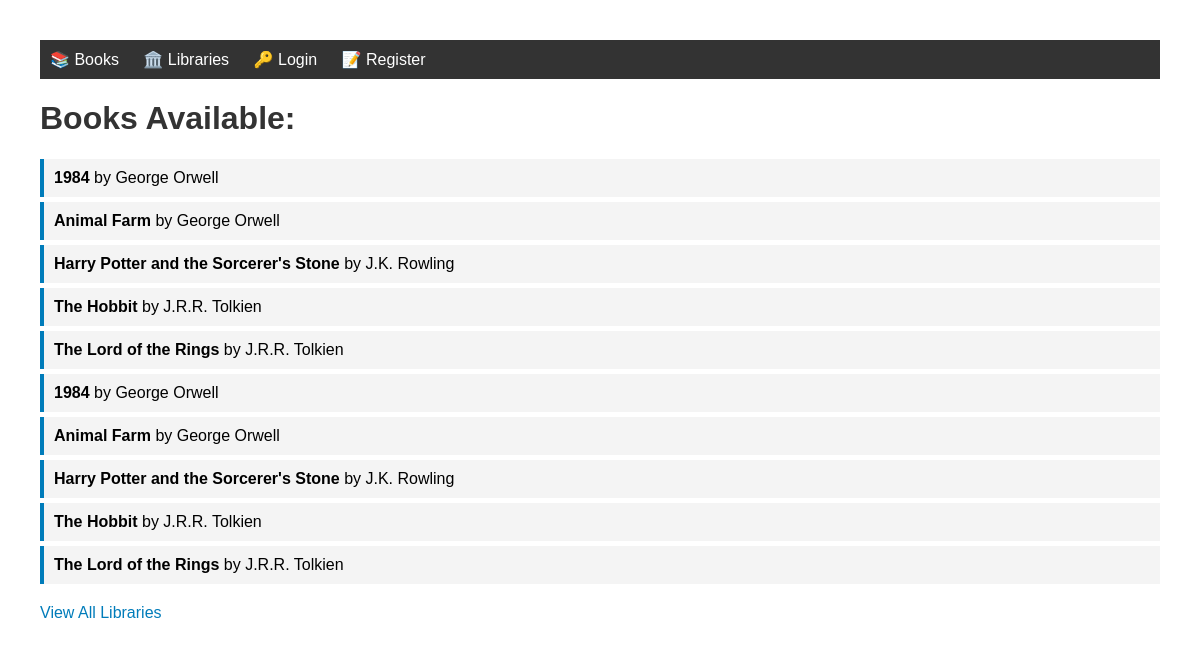
Page /relationship/books/ on the committed database.
### relationship_app/models.py (models this page shows, shortened)
class Book(models.Model):
    title = models.CharField(max_length=200)
    author = models.ForeignKey(Author, on_delete=models.CASCADE, related_name='books')
    class Meta:
        permissions = [
            ("can_add_book", "Can add book"),
            ("can_change_book", "Can change book"),
            ("can_delete_book", "Can delete book"),
        ]

class Author(models.Model):
    name = models.CharField(max_length=100)

### relationship_app/views.py (the view)
# urls.py: path('books/', views.list_books, name='list_books'),
def list_books(request):
    books = Book.objects.all().select_related('author')
    return render(request, 'relationship_app/list_books.html', {
        'books': books,
        'can_add_book': request.user.has_perm('relationship_app.can_add_book')
    })

### relationship_app/templates/relationship_app/list_books.html (shortened to what this page needs)
<!DOCTYPE html>
<html lang="en">
<head>
</head>
<body>
   <nav style="background: #333; padding: 10px; margin-bottom: 20px;">
    <div style="max-width: 1200px; margin: 0 auto;">
        <a href="{% url 'relationship_app:list_books' %}" style="color: white; text-decoration: none; margin-right: 20px;">📚 Books</a>
        <a href="{% url 'relationship_app:library_list' %}" style="color: white; text-decoration: none; margin-right: 20px;">🏛️ Libraries</a>
        {% if user.is_authenticated %}
            {% if user.profile.role == 'admin' %}
                <a href="{% url 'relationship_app:admin_view' %}" style="color: white; text-decoration: none; margin-right: 20px;">🛡️ Admin</a>
                <a href="{% url 'relationship_app:manage_roles' %}" style="color: white; text-decoration: none; margin-right: 20px;">⚙️ Manage Roles</a>
            {% elif user.profile.role == 'librarian' %}
                <a href="{% url 'relationship_app:librarian_view' %}" style="color: white; text-decoration: none; margin-right: 20px;">📖 Librarian</a>
            {% elif user.profile.role == 'member' %}
                <a href="{% url 'relationship_app:member_view' %}" style="color: white; text-decoration: none; margin-right: 20px;">👤 Member</a>
            {% endif %}
            <a href="{% url 'relationship_app:profile' %}" style="color: white; text-decoration: none; margin-right: 20px;">👤 {{ user.username }}</a>
            <a href="{% url 'relationship_app:logout' %}" style="color: white; text-decoration: none; margin-right: 20px;">🚪 Logout</a>
        {% else %}
            <a href="{% url 'relationship_app:login' %}" style="color: white; text-decoration: none; margin-right: 20px;">🔑 Login</a>
            <a href="{% url 'relationship_app:register' %}" style="color: white; text-decoration: none; margin-right: 20px;">📝 Register</a>
        {% endif %}
    </div>
</nav>
    <h1>Books Available:</h1>
    <ul>
        {% for book in books %}
        <li><strong>{{ book.title }}</strong> by {{ book.author.name }}</li>
        {% empty %}
        <li>No books available.</li>
        {% endfor %}
    </ul>
    <div style="margin-top: 20px;">
        <a href="{% url 'relationship_app:library_list' %}">View All Libraries</a>
    </div>
</body>
</html>

### relationship_app/templates/relationship_app/list_books.html (style rules this page uses)
body { font-family: Arial, sans-serif; margin: 40px; }
h1 { color: #333; }
ul { list-style-type: none; padding: 0; }
li { background: #f4f4f4; margin: 5px 0; padding: 10px; border-left: 4px solid #007cba; }
a { color: #007cba; text-decoration: none; }

### rows in the picture
Book: title "1984", author.name "George Orwell"
Book: title "Animal Farm", author.name "George Orwell"
Book: title "Harry Potter and the Sorcerer's Stone", author.name "J.K. Rowling"
Book: title "The Hobbit", author.name "J.R.R. Tolkien"
Book: title "The Lord of the Rings", author.name "J.R.R. Tolkien"
Book: title "1984", author.name "George Orwell"
Book: title "Animal Farm", author.name "George Orwell"
Book: title "Harry Potter and the Sorcerer's Stone", author.name "J.K. Rowling"
Book: title "The Hobbit", author.name "J.R.R. Tolkien"
Book: title "The Lord of the Rings", author.name "J.R.R. Tolkien"
